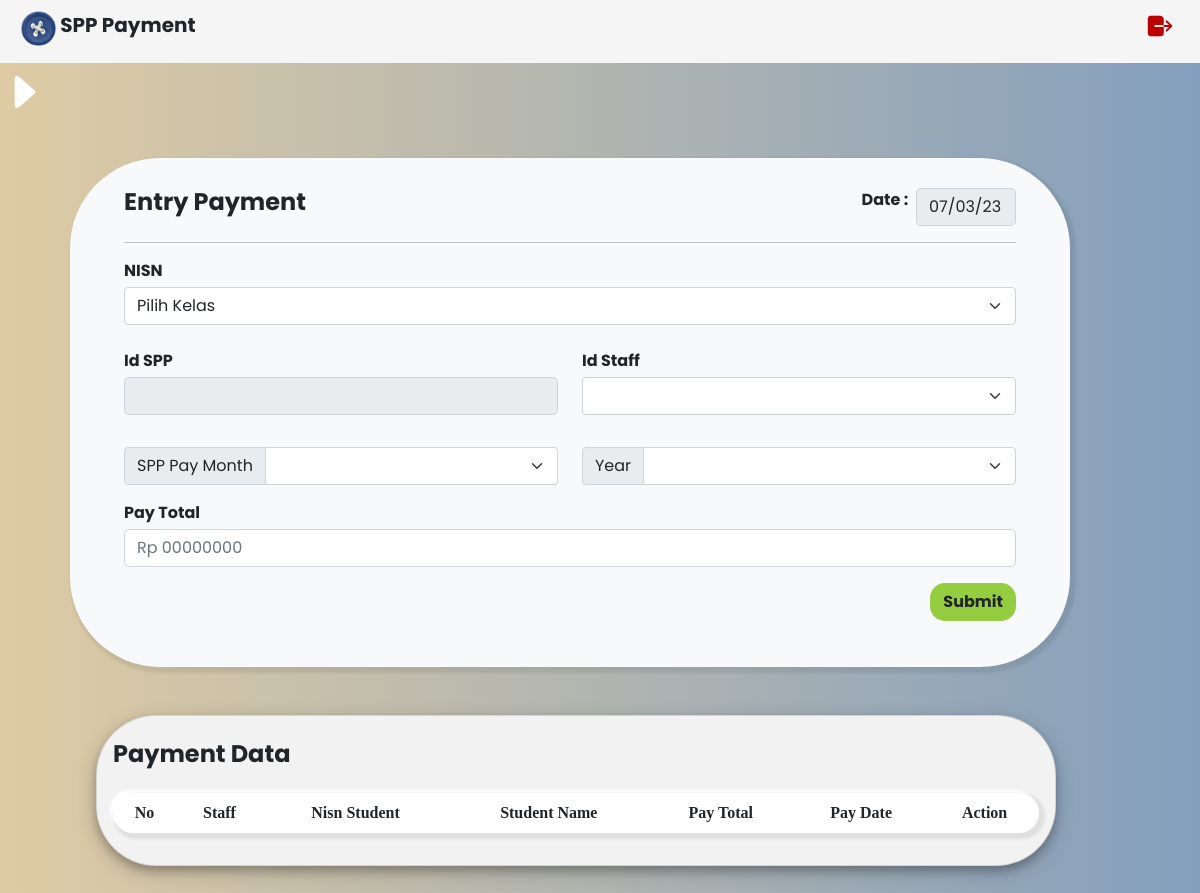
Page /ash/admin/payment.php on the earlier database version.
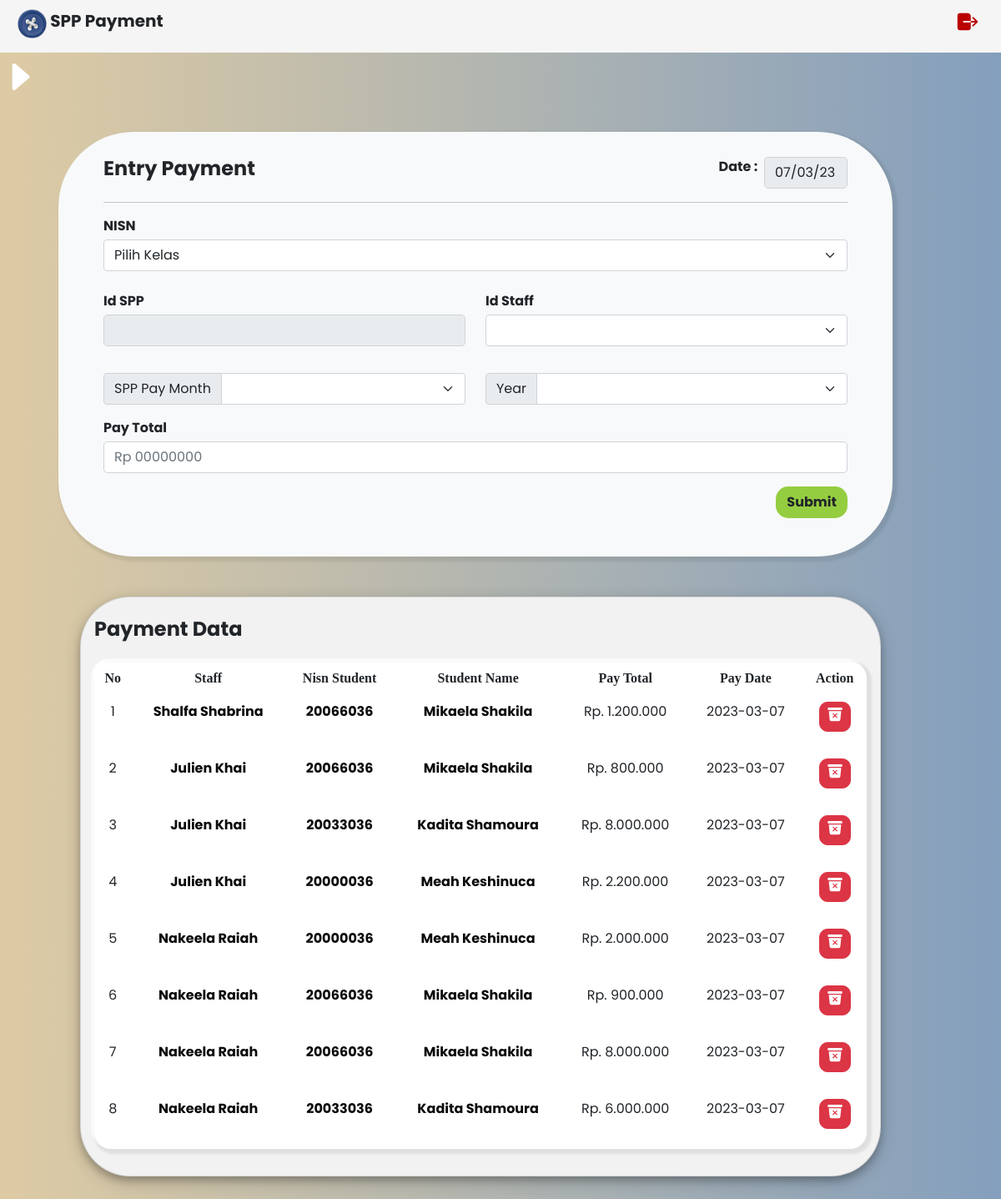
Same page on the later database version.
### tables this page shows
CREATE TABLE `payment` (
  `idpay` int(11) NOT NULL,
  `idstaff` int(11) NOT NULL,
  `nisn` varchar(10) NOT NULL,
  `paydate` date NOT NULL,
  `paymonth` varchar(8) NOT NULL,
  `payyear` varchar(4) NOT NULL,
  `idspp` int(11) NOT NULL,
  `payamount` varchar(50) NOT NULL
);

CREATE TABLE `staff` (
  `idstaff` int(11) NOT NULL,
  `namest` varchar(35) NOT NULL,
  `username` varchar(25) NOT NULL,
  `password` varchar(32) NOT NULL,
  `img` varchar(50) NOT NULL,
  `level` enum('admin','staff') NOT NULL
);

CREATE TABLE `student` (
  `nisn` char(10) NOT NULL,
  `nis` char(8) NOT NULL,
  `name` varchar(35) NOT NULL,
  `img` varchar(50) NOT NULL,
  `idcls` int(11) NOT NULL,
  `address` text NOT NULL,
  `phoneno` varchar(13) NOT NULL,
  `idspp` int(11) NOT NULL
);

### ash/admin/payment.php (the view, shortened to what this page needs)
<?php
include('../connect.php');
$query = $maru->query('SELECT * FROM staff')->fetchAll();
$nisn = "";
?>
<!DOCTYPE html>
<html lang="en">
<head>
    <link href="https://cdn.jsdelivr.net/npm/bootstrap@5.0.2/dist/css/bootstrap.min.css" rel="stylesheet">
</head>
<body>
  <ul id="en">
    <img src="../totoro.png" class="img" width="35" height="35"> SPP Payment
    <a href="../logout.php" onclick="return confirm('Are You Sure?')" class="txt"><ion-icon name="log-out"></ion-icon></a>
  </ul>
  <span onclick="openNav()" class="to" ><ion-icon name="caret-forward"></ion-icon></span>
  <div id="main">
  <div class="container">
      <div class="row">
         <div class="col bg-light ivory">
            <div class="container-fluid">
            <form action="cre-enpay.php" method="post">
            <div class="row">
                <div class="col">
                    <h4 class="fw-bold">Entry Payment</h4>
                </div>
                <div class="col text-end">
                    <span class="fw-bold">Date : </span>&nbsp;<input type="text" name="paydate" value="<?php echo date('d/m/y')?>" style="width:100px;float:right" class="form-control rounded-3" readonly>
                </div>
            </div>
                <hr class="divider">
                <div class="mb-3 mt-2">
                <label for="form-label" class="fw-bold mb-1">NISN</label>
                        <select name="nisn" id="nisn" class="form-select" required onChange="getNisnSiswa()">
                        <option value="">Pilih Kelas</option>
                        </select>
                </div>
                <div class="row">
                    <div class="col mt-2 mb-3">
                        <label for="form-label" class="fw-bold mb-1">Id SPP</label>
                        <input type="text" name="idspp" class="form-control rounded-3" value="<?= $nisn !== '' ? $query['idspp'] : '' ?>" readonly>
                    </div>
                    <div class="col mt-2 mb-3">
                        <label for="form-label" class="fw-bold mb-1">Id Staff</label>
                        <select name="idstaff" class="form-select" required>
                              <option selected></option>
                            <?php $query = $maru->query('SELECT * FROM staff')->fetchAll();
                            foreach ($query as $query) :?>
                                <option value="<?php echo $query['idstaff']?>"><?php echo $query['idstaff']?> - <?= $query['namest']?></option>
                            <?php endforeach ?>
                        </select>
                    </div>
                </div>
                <div class="row">
                    <div class="col input-group mb-3 mt-3">
                    <label class="input-group-text">
                            SPP Pay Month
                    </label>
                    <select class="form-select" name="paymonth">
                      <option selected></option>
                      <option value="1">January</option>
                    </select>
                    </div>
                    <div class="col input-group mb-3 mt-3">
                        <label class="input-group-text">Year</label>
                        <select name="payyear" class="form-select" size="1">
                          <option selected></option>
                            <?php
                                for ($i=1999;$i<=2025;$i++){
                                    echo "<option value=".$i.">".$i."</option>";
                                }
                            ?>
                        </select>
                    </div>
                </div>
                <div class="mb-3">
                    <label for="form-label" class="fw-bold mb-1">Pay Total</label>
                    <input type="name" name="payamount" id="rupiah" class="form-control rounded-3" placeholder="Rp 00000000" required>
                </div>
                <div class="mb-3">
                    <button type="submit" class="mb-3 btn btn fw-bold" style="float:right;border-radius:15px;background-color:#95CD41">Submit</button>
                </div>
            </form>
            </div>
         </div>
      </div>
    </div>
    <div class="container-fluid">
        <div class="row">
            <div class="col">
              <div class="container table-responsive">
                <div class="d-grip gap-2 col-12">
                <div class="card mt-5 mb-5"  style="width: 60rem;">
                <div class="card-body">
                <div class="card-tittle mt-2"><h4 class="fw-bold">Payment Data</h4></div>
                <table class="table table-borderless table-hover mt-4 text-center" style="border-radius: 20px;background:#fff;box-shadow: 3px 3px 3px 3px rgba(0, 0, 0, 0.08),
                -3px -3px 3px #fff;;">
                <thead>
                    <tr style="font-family: 'DM Serif Display', serif;" class="fw-bold">
                        <th scope="col">No</th>
                        <th scope="col">Staff</th>
                        <th scope="col">Nisn Student</th>
                        <th scope="col">Student Name</th>
                        <th scope="col">Pay Total</th>
                        <th scope="col">Pay Date</th>
                        <th scope="col">Action</th>
                    </tr>
                </thead>
                <?php
                    $query = $maru->query('SELECT staff.namest, payment.idpay, payment.nisn, student.name, payment.payamount, payment.paydate FROM ((payment INNER JOIN staff ON payment.idstaff = staff.idstaff) INNER JOIN student ON payment.nisn = student.nisn);')->fetchAll();
                    $no=1;
                    foreach ($query as $query):?>
                <tbody>
                    <tr>
                        <td><?php echo $no;$no++; ?></td>
                        <td><a href="staff.php" class="hover-1 fw-bold" style="text-decoration: none;"><?=$query['namest']?></a></td>
                        <td><a href="student.php" class="hover-1 fw-bold" style="text-decoration: none;"><?=$query['nisn']?></a></td>
                        <td><a href="student.php" class="hover-1 fw-bold" style="text-decoration: none;"><?=$query['name']?></a></td>
                        <td><?=$query['payamount']?></td>
                        <td><?=$query['paydate']?></td>
                        <td>
                            <a href="del-enpay.php?idpay=<?=$query['idpay'];?>" class="btn btn-danger mb-3 btn-sm text-white" style="border-radius:10px"><ion-icon name="trash-bin" class="text-center" style="font-size: 20px;"></ion-icon></a>
                        </td>
                    </tr>
                </tbody>
                <?php endforeach ?>
                </table>
                </div>
                </div>
                </div>
             </div>
        </div>
    </div>
  </div>
</body>
</html>

### ash/admin/payment.php (style rules this page uses)
#main { transition: margin-left .5s; padding: 20px; }
#en { transition: margin-left .5s; padding: 5px; }
.to { font-size: 50px; color: white; }
ul { list-style-type: none; margin: 0; padding: 0; overflow: hidden; font-size: 20px; font-weight: bold; background-color: #f5f5f5; }
.img { margin-top: 6px; margin-left: 16px; margin-bottom: 2px; }
body { font-family: 'Poppins', sans-serif; background-image: linear-gradient(to right, #DECBA4, #849FBD); }
.txt { float: right; color: #ba0000; text-decoration: none; margin-top: 4px; margin-bottom: 4px; font-size: 30px; margin-right: 20px; }
.ivory { max-width: 1000px; padding: 30px 30px 30px 30px; background-color: #f2f2f2; border-radius: 90px; box-shadow: 3px 3px 3px 3px rgba(0, 0, 0, 0.08), -3px -3px 3px transparent; margin-left: 40px; }
.card { background-color: #f2f2f2; border-radius: 60px; box-shadow: 0 5px 9px 0 rgba(1, 2, 1, 0.2), 0 6px 20px 0 rgba(0, 0, 0, 0.20); margin-left: 40px; }
.hover-1 { color:#0b0b0b; }

Differences in the rows shown:
added payment: idstaff.namest "Shalfa Shabrina", nisn "20066036", nisn.name "Mikaela Shakila", payamount "Rp. 1.200.000", paydate "2023-03-07"
added payment: idstaff.namest "Julien Khai", nisn "20066036", nisn.name "Mikaela Shakila", payamount "Rp. 800.000", paydate "2023-03-07"
added payment: idstaff.namest "Julien Khai", nisn "20033036", nisn.name "Kadita Shamoura", payamount "Rp. 8.000.000", paydate "2023-03-07"
added payment: idstaff.namest "Julien Khai", nisn "20000036", nisn.name "Meah Keshinuca", payamount "Rp. 2.200.000", paydate "2023-03-07"
added payment: idstaff.namest "Nakeela Raiah", nisn "20000036", nisn.name "Meah Keshinuca", payamount "Rp. 2.000.000", paydate "2023-03-07"
added payment: idstaff.namest "Nakeela Raiah", nisn "20066036", nisn.name "Mikaela Shakila", payamount "Rp. 900.000", paydate "2023-03-07"
added payment: idstaff.namest "Nakeela Raiah", nisn "20066036", nisn.name "Mikaela Shakila", payamount "Rp. 8.000.000", paydate "2023-03-07"
added payment: idstaff.namest "Nakeela Raiah", nisn "20033036", nisn.name "Kadita Shamoura", payamount "Rp. 6.000.000", paydate "2023-03-07"
